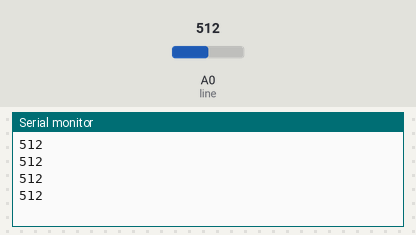
Recording of a sketch running on a simulated Arduino Uno, built with avr-gcc and run on an emulated ATmega328P. Parts: the last lines printed to the serial monitor. The inputs (shaded band) are chosen by the test bench; at power-on: A0 (line) = 512.

Above: at 1.2 s.
1.3 s: A0 (line) set to 716
At 1.71 s:
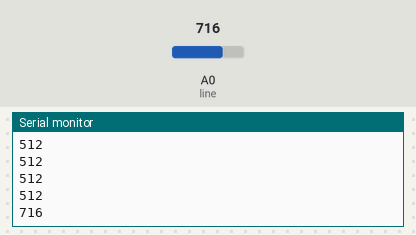
2.8 s: A0 (line) set to 900
At 2.91 s:
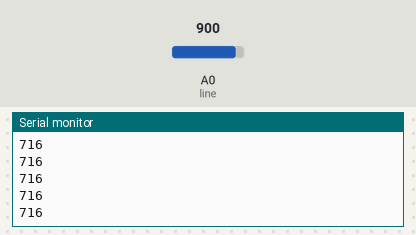
Timing chart, 0 to 5.8 s (numbered marks = the images above; inputs shaded):
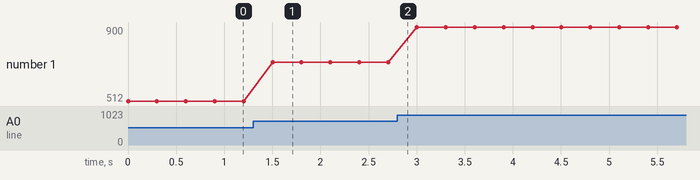

The sketch:

sensor_line.ino
```cpp
int line=A0;
//int line=3;

void setup() {

 Serial.begin(9600);
  pinMode(line, INPUT);
Serial.begin(9600);
}

void loop(){


//Serial.println(digitalRead(line));
Serial.println(analogRead(line));
delay(300);
}
```

Measured:
- after the input at 1.3 s, the serial monitor: prints a new line after 0.20 s (image 1)
- plotted number 1: 512 → 716 after the input at 1.3 s, 716 → 900 after the input at 2.8 s
